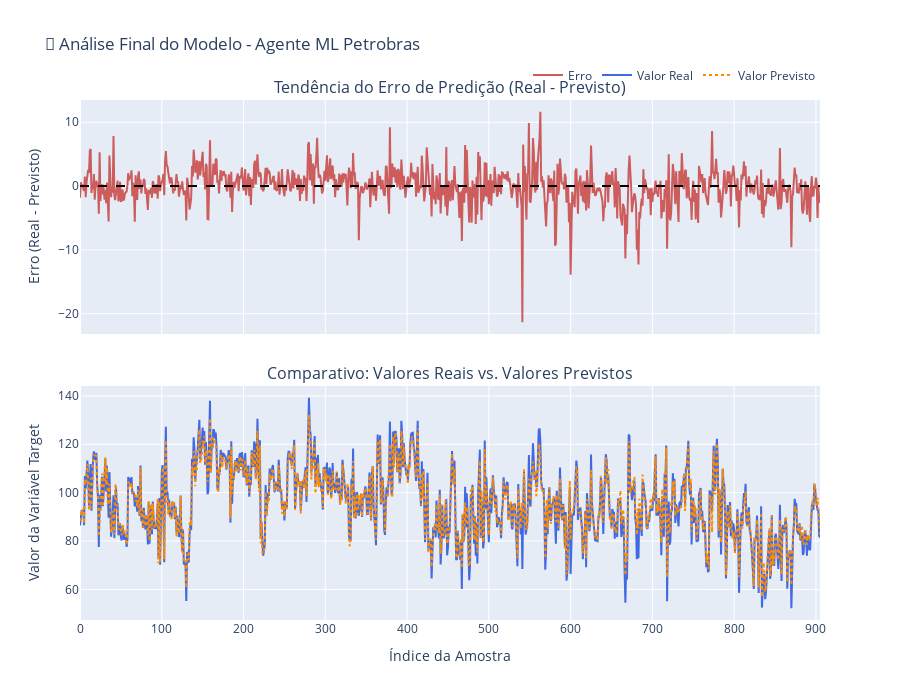

Notebook source saved alongside this figure:
### Markdown cell above
---
## 2. 🚀 EXECUÇÃO RÁPIDA (EXEMPLO)

Demonstração com poucos algoritmos para mostrar funcionamento básico:

### Code cell
# ========================================
# OPÇÃO 1: EXECUÇÃO RÁPIDA AUTOMATIZADA
# ========================================

print("🚀 EXECUTANDO EXEMPLO RÁPIDO DO AGENTE")
print("📊 Testando com 3 algoritmos para demonstração")
print("⏱️ Tempo estimado: 2-5 minutos")
print("="*50)

# Executar exemplo completo automatizado
agente_exemplo, resultados_exemplo = exemplo_uso_agente()

print("\n✅ EXEMPLO CONCLUÍDO COM SUCESSO!")

### Figure 1 — Plotly figure (JSON) as saved in the notebook; plotly's stock layout.template omitted (floating-point values rounded to 4 significant figures; data arrays with more than 128 entries replaced by an {"elided": "..."} marker saying what was removed)
{"data": [{"line": {"color": "indianred"}, "mode": "lines", "name": "Erro", "type": "scatter", "x": {"elided": "906 int values"}, "xaxis": "x", "y": {"elided": "906 float values"}, "yaxis": "y"}, {"line": {"color": "royalblue"}, "mode": "lines", "name": "Valor Real", "type": "scatter", "x": {"elided": "906 int values"}, "xaxis": "x2", "y": {"elided": "906 float values"}, "yaxis": "y2"}, {"line": {"color": "darkorange", "dash": "dot"}, "mode": "lines", "name": "Valor Previsto", "type": "scatter", "x": {"elided": "906 int values"}, "xaxis": "x2", "y": {"elided": "906 float values"}, "yaxis": "y2"}], "layout": {"annotations": [{"font": {"size": 16}, "showarrow": false, "text": "Tendência do Erro de Predição (Real - Previsto)", "x": 0.5, "xanchor": "center", "xref": "paper", "y": 1, "yanchor": "bottom", "yref": "paper"}, {"font": {"size": 16}, "showarrow": false, "text": "Comparativo: Valores Reais vs. Valores Previstos", "x": 0.5, "xanchor": "center", "xref": "paper", "y": 0.45, "yanchor": "bottom", "yref": "paper"}], "height": 700, "legend": {"orientation": "h", "x": 1, "xanchor": "right", "y": 1.02, "yanchor": "bottom"}, "shapes": [{"line": {"color": "black", "dash": "dash"}, "type": "line", "x0": 0, "x1": 1, "xref": "x domain", "y0": 0, "y1": 0, "yref": "y"}], "showlegend": true, "title": {"text": "🎯 Análise Final do Modelo - Agente ML Petrobras"}, "xaxis": {"anchor": "y", "domain": [0, 1], "matches": "x2", "showticklabels": false}, "xaxis2": {"anchor": "y2", "domain": [0, 1], "title": {"text": "Índice da Amostra"}}, "yaxis": {"anchor": "x", "domain": [0.55, 1], "title": {"text": "Erro (Real - Previsto)"}}, "yaxis2": {"anchor": "x2", "domain": [0, 0.45], "title": {"text": "Valor da Variável Target"}}}}
